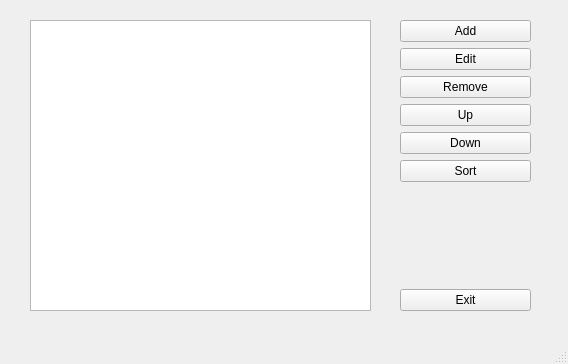
<?xml version="1.0" encoding="UTF-8"?>
<ui version="4.0">
 <class>MainWindow</class>
 <widget class="QMainWindow" name="MainWindow">
  <property name="geometry">
   <rect>
    <x>0</x>
    <y>0</y>
    <width>568</width>
    <height>364</height>
   </rect>
  </property>
  <property name="windowTitle">
   <string>MainWindow</string>
  </property>
  <widget class="QWidget" name="centralwidget">
   <widget class="QListWidget" name="listItems">
    <property name="geometry">
     <rect>
      <x>30</x>
      <y>20</y>
      <width>341</width>
      <height>291</height>
     </rect>
    </property>
   </widget>
   <widget class="QWidget" name="">
    <property name="geometry">
     <rect>
      <x>400</x>
      <y>20</y>
      <width>131</width>
      <height>291</height>
     </rect>
    </property>
    <layout class="QVBoxLayout" name="verticalLayout">
     <item>
      <widget class="QPushButton" name="btnAdd">
       <property name="text">
        <string>Add</string>
       </property>
      </widget>
     </item>
     <item>
      <widget class="QPushButton" name="btnEdit">
       <property name="text">
        <string>Edit</string>
       </property>
      </widget>
     </item>
     <item>
      <widget class="QPushButton" name="btnRemove">
       <property name="text">
        <string>Remove</string>
       </property>
      </widget>
     </item>
     <item>
      <widget class="QPushButton" name="btnUp">
       <property name="text">
        <string>Up</string>
       </property>
      </widget>
     </item>
     <item>
      <widget class="QPushButton" name="btnDown">
       <property name="text">
        <string>Down</string>
       </property>
      </widget>
     </item>
     <item>
      <widget class="QPushButton" name="btnSort">
       <property name="text">
        <string>Sort</string>
       </property>
      </widget>
     </item>
     <item>
      <spacer name="verticalSpacer">
       <property name="orientation">
        <enum>Qt::Vertical</enum>
       </property>
       <property name="sizeHint" stdset="0">
        <size>
         <width>20</width>
         <height>40</height>
        </size>
       </property>
      </spacer>
     </item>
     <item>
      <widget class="QPushButton" name="btnExit">
       <property name="text">
        <string>Exit</string>
       </property>
      </widget>
     </item>
    </layout>
   </widget>
  </widget>
  <widget class="QMenuBar" name="menubar">
   <property name="geometry">
    <rect>
     <x>0</x>
     <y>0</y>
     <width>568</width>
     <height>21</height>
    </rect>
   </property>
  </widget>
  <widget class="QStatusBar" name="statusbar"/>
 </widget>
 <resources/>
 <connections/>
</ui>
